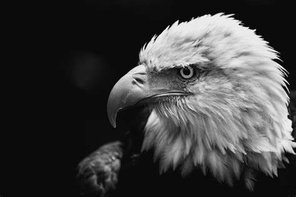
#> input picture grayscale/eagleGS.jpg, 296 x 197 px, shrunk from 474 x 315 before the run, found by its file name
$ python PCA.py
#> lines starting #> are read from the running program, lines starting #| are printed output that depends on the picture
# GAN Assingment 1
# Name: Roaa Fathi
# ID: 20210140

import cv2
import numpy as np
import matplotlib.pyplot as plt
from sklearn.datasets import fetch_olivetti_faces
from sklearn.utils import shuffle
import os

# ================================ PCA =====================================

def standardize(img):
    img_mean = np.mean(img, axis=0)
    centered_img = img - img_mean
    return centered_img, img_mean

def calc_cov(centered_img):
    img_cov_matrix = np.cov(centered_img, rowvar=False)
    return img_cov_matrix

def compute_eigen(cov_matrix):
    eigenvalues, eigenvectors = np.linalg.eigh(cov_matrix)
    return eigenvalues, eigenvectors

def sort_eigen(eigenvalues, eigenvectors):
    sorted_idx = np.argsort(eigenvalues)[::-1]
    sorted_eigenvalues = eigenvalues[sorted_idx]
    sorted_eigenvectors = eigenvectors[:, sorted_idx]
    return sorted_eigenvalues, sorted_eigenvectors

def explained_variance(eigenvalues):
    total_variance = np.sum(eigenvalues)
    explained_variance = eigenvalues / total_variance
    cumulative_variance = np.cumsum(explained_variance)
    return cumulative_variance

def calculate_pc(cumulative_variance, variance_threshold):
    pc_num = np.argmax(cumulative_variance >= variance_threshold) + 1
    return pc_num

def project_data(centered_img, eigenvectors, pc_num):
    compressed_image = np.dot(centered_img, eigenvectors[:, :pc_num])
    return compressed_image

def PCA(img, variance_threshold):
    # Standardize the data
    centered_img, img_mean = standardize(img)

    # Calculate covariance matrix
    cov_matrix = calc_cov(centered_img)

    # Compute eigenvalues and eigenvectors
    eigenvalues, eigenvectors = compute_eigen(cov_matrix)

    # Sort eigenvalues and eigenvectors
    sorted_eigenvalues, sorted_eigenvectors = sort_eigen(eigenvalues, eigenvectors)

    # Compute explained variance
    cumulative_variance = explained_variance(sorted_eigenvalues)

    # Select number of principal components based on threshold
    pc_num = calculate_pc(cumulative_variance, variance_threshold)

    # Project data onto selected components
    compressed_image = project_data(centered_img, sorted_eigenvectors, pc_num)

    return compressed_image, sorted_eigenvectors[:, :pc_num], img_mean, pc_num

def decompress_image(compressed_img, eigenvectors, mean):
    # Image Reconstruction
    decompressed_image = np.dot(compressed_img, eigenvectors.T) + mean
    return decompressed_image

# ============================= Main Task ==================================

def run_grayscale():
    # Load the Grayscale Image
    image = cv2.imread('R:\Senior year\GAN\A1\Repo\PCA-A1\grayscale\eagleGS.jpg', cv2.IMREAD_GRAYSCALE)

    # Visualize the compressed and decompressed images
    plt.figure(figsize=(10,5))

    variance_threshold = 0.98

    compressed_img, eigen_vectors, mean, pc_num = PCA(image, variance_threshold)

    decompressed_img= decompress_image(compressed_img, eigen_vectors, mean)

    # Display the shapes
    original_shape = image.shape
    compressed_shape = compressed_img.shape
    decompressed_shape = decompressed_img.shape

    # Original image
    plt.subplot(1, 3, 1)
    plt.imshow(image, cmap='gray')
    plt.title(f'Original Image\nShape: {original_shape}')
    plt.axis('off')

    # Compressed image
    plt.subplot(1, 3, 2)
    plt.imshow(compressed_img, cmap='gray')
    plt.title(f'Compressed Image\nShape: {compressed_shape}')
    plt.axis('off')

    # Decompressed image
    plt.subplot(1, 3, 3)
    plt.imshow(decompressed_img, cmap='gray')
    plt.title(f'Decompressed Image\nShape: {decompressed_shape}')
    plt.axis('off')

    plt.show()

# ============================== Bonus 1 ===================================
def handle_shape(*channels, min_pc_num):
    return [channel[:, :min_pc_num] for channel in channels]

def run_RGB():
    # Load and convert image to RGB
    image = cv2.imread('R:\Senior year\GAN\A1\Repo\PCA-A1/RGB/lionRGB.jpg')
    image = cv2.cvtColor(image, cv2.COLOR_BGR2RGB)

    # Split R, G, B channels
    channels = [image[:, :, i] for i in range(3)]
    variance_threshold = 0.98

    # Apply PCA to each channel
    compressed_channels = [PCA(channel, variance_threshold) for channel in channels]

    # Extract data from each channel
    compressed_data = [result[0] for result in compressed_channels]
    eigenvectors = [result[1] for result in compressed_channels]
    means = [result[2] for result in compressed_channels]
    pc_nums = [result[3] for result in compressed_channels]

    # Align the number of pc for all channels
    min_pc_num = min(pc_nums)
    compressed_channels_aligned = handle_shape(*compressed_data, min_pc_num=min_pc_num)

    # Full compression for all channels
    compressed_full = [project_data(channels[i] - means[i], eigenvectors[i], min_pc_num) for i in range(3)]

    # Stack compressed RGB channels
    compressed_image = np.stack(compressed_full, axis=2).astype(np.uint8)

    # Decompress each channel
    decompressed_channels = [decompress_image(compressed_full[i], eigenvectors[i][:, :min_pc_num], means[i]) for i in range(3)]

    # Stack decompressed channels to form the final image
    decompressed_image = np.stack(decompressed_channels, axis=2).astype(np.uint8)

    # Display the shapes
    original_shape = image.shape
    compressed_shape = compressed_image.shape
    decompressed_shape = decompressed_image.shape

    # Display images
    plt.figure(figsize=(15, 5))

    plt.subplot(1, 3, 1)
    plt.imshow(image)
    plt.title(f'Original Image\nShape: {original_shape}')
    plt.axis('off')

    plt.subplot(1, 3, 2)
    plt.imshow(compressed_image)
    plt.title(f'Compressed Image\nShape: {compressed_shape}')
    plt.axis('off')

    plt.subplot(1, 3, 3)
    plt.imshow(decompressed_image)
    plt.title(f'Decompressed Image\nShape: {decompressed_shape}')
    plt.axis('off')

    plt.show()

# ============================== Bonus 2 ===================================

# [53 lines left out: function eigen_faces, not called in this run]

def run_eigen_faces():
    # Fetch Olivetti faces dataset
    faces_data = fetch_olivetti_faces()

    eigen_faces(faces_data)

# ============================== Main App ==================================
def main_app():
    run_grayscale()
#> in run_grayscale, image is the input picture: shape (197, 296); min 0, max 255, mean 62.9
#> in standardize, `img_mean = np.mean(img, axis=0)`: img_mean = 296 values, max 134.5 at index 231, min 10.98 at index 4, mean 62.88
#> in compute_eigen, `eigenvalues, eigenvectors = np.linalg.eigh(cov_matrix)`: eigenvalues = 296 values from -1.67e-11 to 469233
#> in sort_eigen, `sorted_idx = np.argsort(eigenvalues)[::-1]`: sorted_idx = 296 values, max 295 at index 0, min 0 at index 295, mean 147.5
#> in sort_eigen, `sorted_eigenvalues = eigenvalues[sorted_idx]`: sorted_eigenvalues = 296 values, max 469233 at index 0, min -1.67e-11 at index 295, mean 3276.1
#> in explained_variance, `total_variance = np.sum(eigenvalues)`: total_variance = 969736.1
#> in explained_variance, `explained_variance = eigenvalues / total_variance`: explained_variance = 296 values, max 0.484 at index 0, min -1.72e-17 at index 295, mean 0.00338
#> in explained_variance, `cumulative_variance = np.cumsum(explained_variance)`: cumulative_variance = 296 values from 0.484 to 1
#> in calculate_pc, `pc_num = np.argmax(cumulative_variance >= variance_threshold) + 1`: pc_num = 38
#> in run_grayscale, `compressed_img, eigen_vectors, mean, pc_num = PCA(image, variance_thre..`: mean has the same summary as img_mean in standardize
    run_RGB()
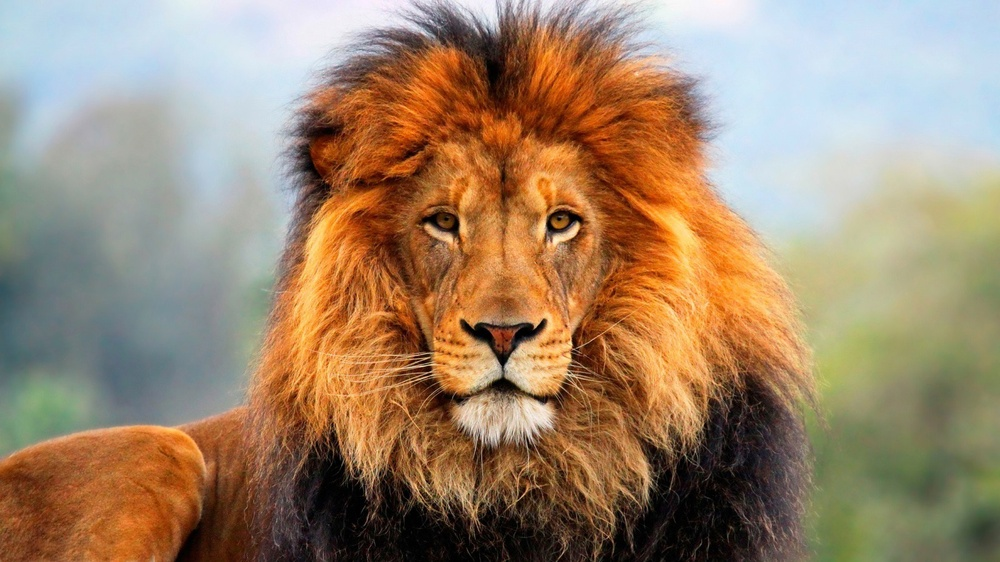
#> input picture RGB/lionRGB.jpg, 1000 x 562 px, shrunk from 1600 x 900 before the run, found by its file name
#> in run_RGB, image is the input picture: shape (562, 1000, 3); mean B, G, R 108.1, 133.6, 157.8
#> in run_RGB, `channels = [image[:, :, i] for i in range(3)]`: channels = 3 items
#> in compute_eigen (call 2), `eigenvalues, eigenvectors = np.linalg.eigh(cov_matrix)`:
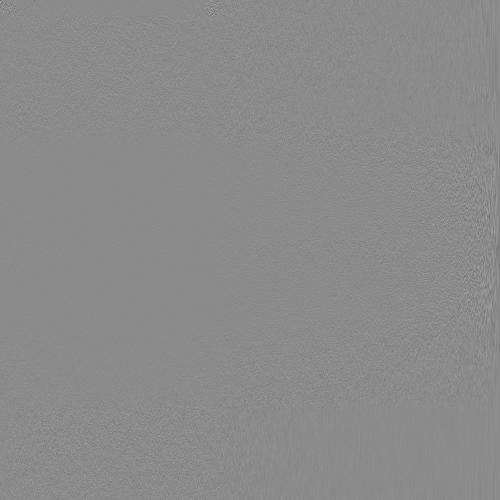
#> eigenvectors: shape (1000, 1000) float64 (shown at 1/2 size); min -0.618, max 0.516, mean -2.66e-05; drawn with min black and max white
#> in compute_eigen (call 2), `eigenvalues, eigenvectors = np.linalg.eigh(cov_matrix)`: eigenvalues = 1000 values from -2.18e-10 to 1846805.9
#> call 3 of project_data, with pc_num = 69
#> in project_data (call 3), `compressed_image = np.dot(centered_img, eigenvectors[:, :pc_num])`:
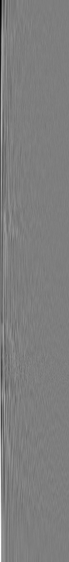
#> compressed_image: shape (562, 69) float64; min -2506.1, max 2546.9, mean 0; drawn with min black and max white
#> in standardize (call 4), `img_mean = np.mean(img, axis=0)`: img_mean = 1000 values, max 167 at index 801, min 38.34 at index 397, mean 108.1
#> in standardize (call 4), `centered_img = img - img_mean`:
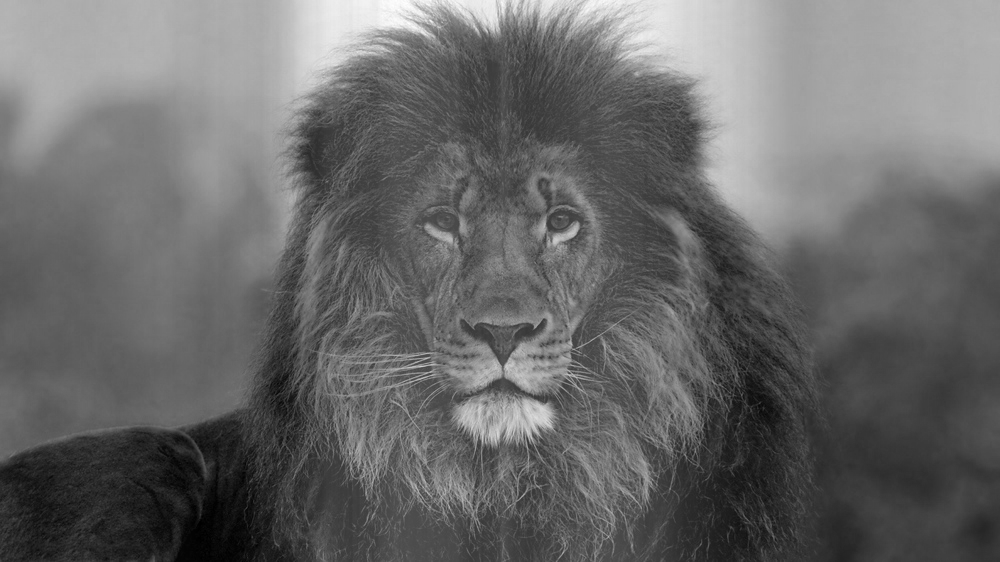
#> centered_img: shape (562, 1000) float64; min -150.7, max 214.3, mean 0; drawn with min black and max white
#> in calc_cov (call 4), `img_cov_matrix = np.cov(centered_img, rowvar=False)`:
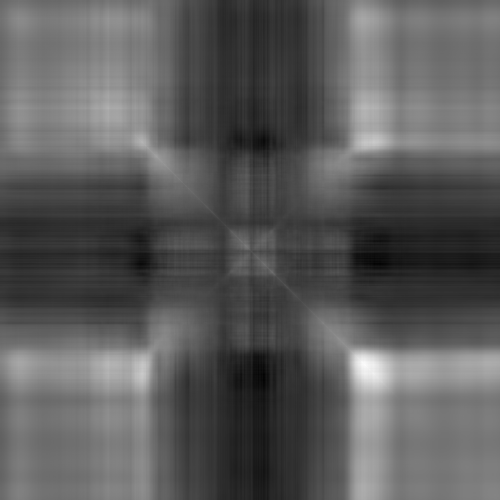
#> img_cov_matrix: shape (1000, 1000) float64 (shown at 1/2 size); min -1992.4, max 10570.3, mean 2531.3; drawn with min black and max white
#> in run_RGB, `compressed_channels = [PCA(channel, variance_threshold) for channel in..`: compressed_channels = 3 items
#> in run_RGB, `pc_nums = [result[3] for result in compressed_channels]`: pc_nums = [66, 69, 42]
#> in run_RGB, `min_pc_num = min(pc_nums)`: min_pc_num = 42
#> in run_RGB, `compressed_channels_aligned = handle_shape(*compressed_data, min_pc_nu..`: compressed_channels_aligned = 3 items
#> in decompress_image (call 4), `decompressed_image = np.dot(compressed_img, eigenvectors.T) + mean`:
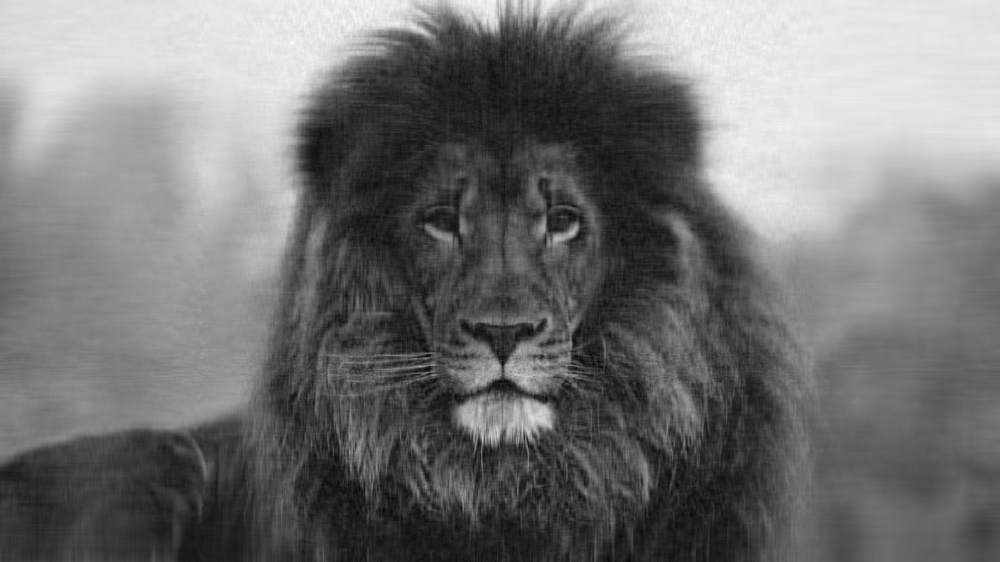
#> decompressed_image: shape (562, 1000) float64; min -29.06, max 272.5, mean 108.1; drawn with min black and max white
#> in run_RGB, `decompressed_image = np.stack(decompressed_channels, axis=2).astype(np..`:
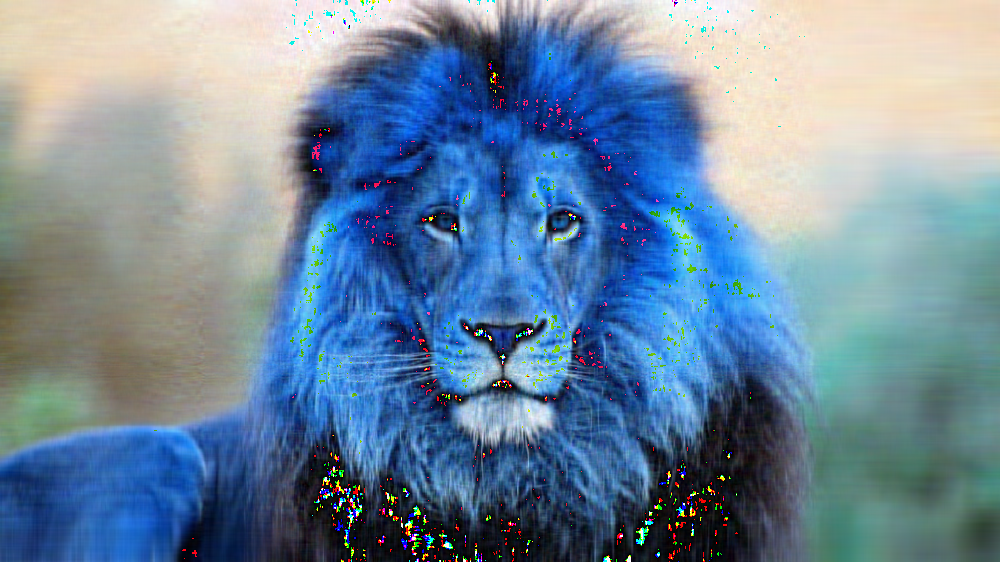
#> decompressed_image: shape (562, 1000, 3); mean of channels 0, 1, 2 157.1, 134, 109; drawn as B, G, R
    run_eigen_faces()
#> (the call stopped at in run_eigen_faces, `faces_data = fetch_olivetti_faces()`: the network is not available in this run)


main_app()
